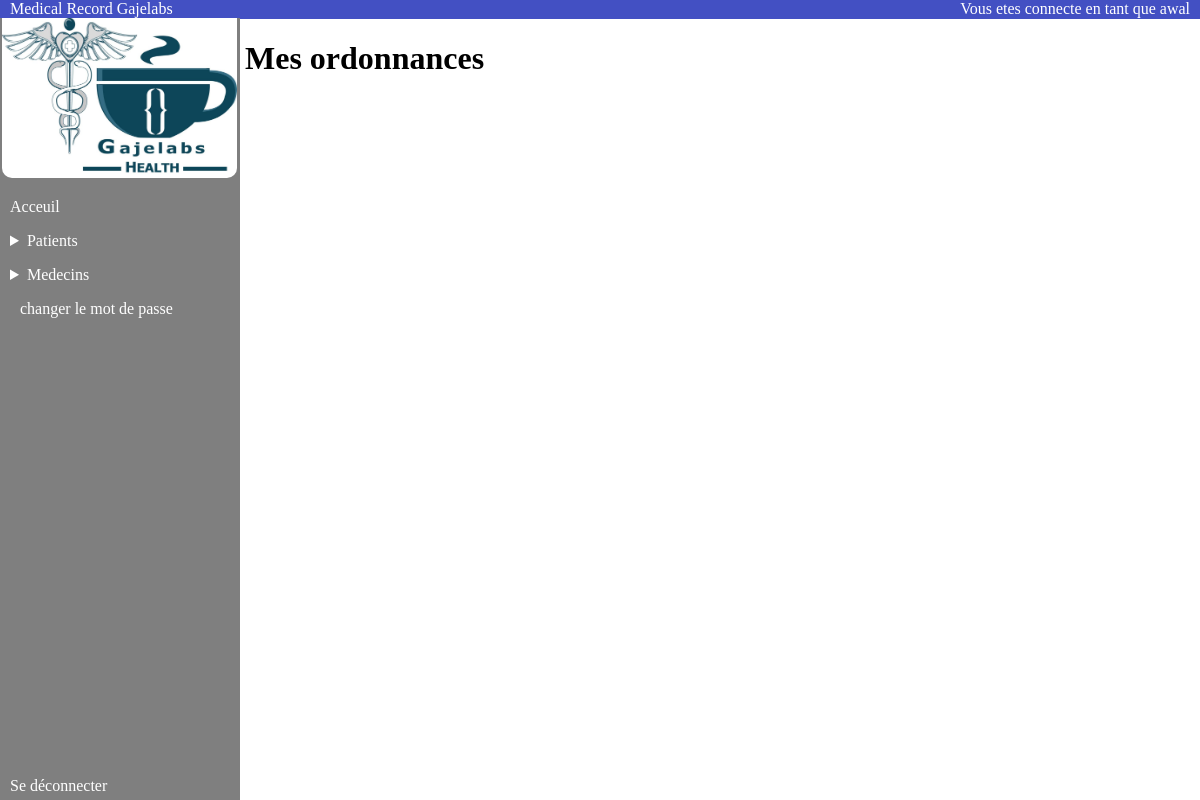
Before: /list_ordonnace/7/ (signed in) with the older database file.
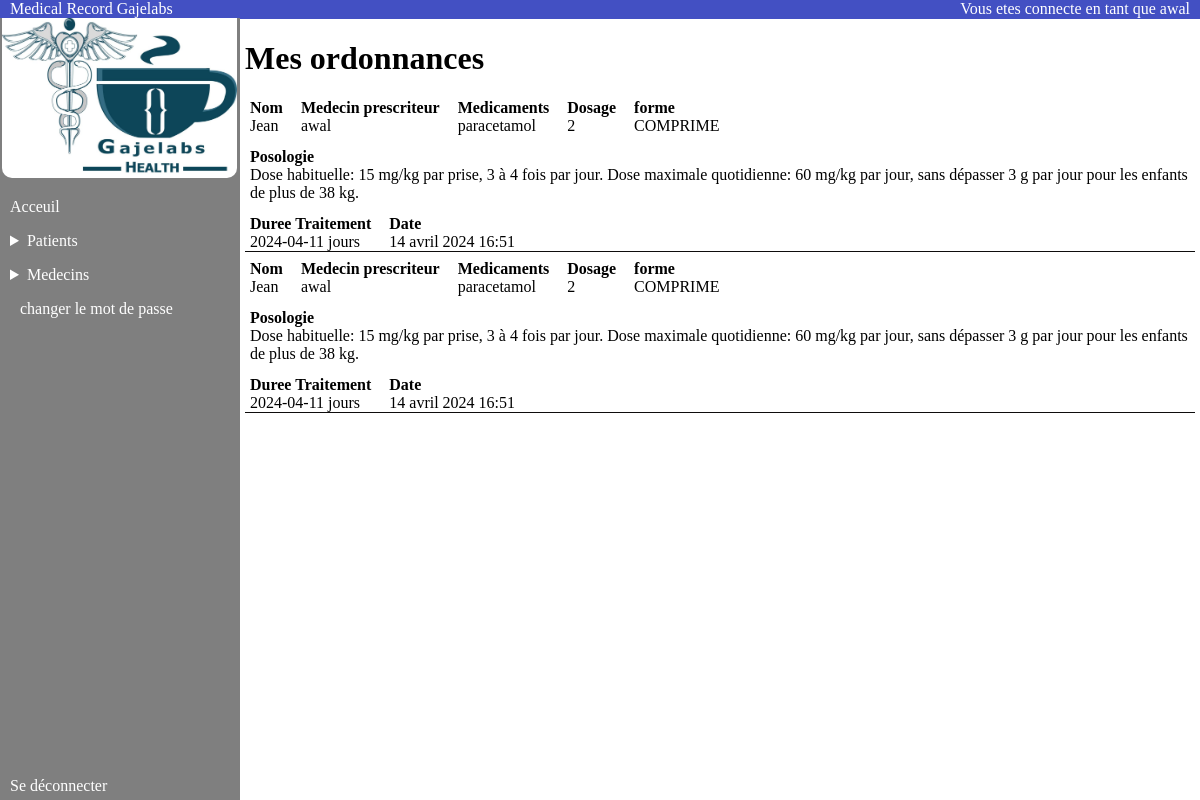
After: the same page with the newer database file.
### patient/models.py (models this page shows)
class Ordonnance(models.Model):
    patient = models.ForeignKey(User,null=True,on_delete=models.CASCADE,related_name ="patient_beneficaire")
    medecin = models.ForeignKey(settings.AUTH_USER_MODEL,on_delete=models.CASCADE,related_name="medecin_prescripteur")
    medicament_prescrits = models.ForeignKey(Medicament,null=True,on_delete=models.CASCADE,max_length=1000, verbose_name='medicaments prescrits')
    date_prescription = models.DateTimeField(auto_now_add=True,verbose_name="Date prescription")

class Medicament(models.Model):
    COMPRIME = 'COMPRIME'
    GELULES = 'GELULES'
    SIROP = 'SIROP'
    AUTRES = 'AUTRES'
    forme_medoc = ((COMPRIME,'comprimés'),(GELULES,'gélules'),(SIROP,'sirop'),(AUTRES,'autres'))
    nom_medicament = models.CharField(null=True,max_length=100,verbose_name="nom du medicament")
    Dosage = models.IntegerField(null=True)
    forme_pharmaceutique = models.CharField(max_length=100,null=True,choices=forme_medoc)
    Posologie = models.CharField(max_length=1000,null=True)
    dure_traitement = models.IntegerField(verbose_name="Duree du traitement en jours")

### authentication/models.py (models this page shows, shortened)
class User(AbstractUser):
    PATIENT = 'PATIENT'
    MEDECIN = 'MEDECIN'
    MASCULIN = 'M'
    FEMININ = 'F'
    ROLE_CHOICES_ONE = (
        (PATIENT,'patient'),
        (MEDECIN,'medecin'),
    )
    ROLE_CHOICES_TWO = (
        (MASCULIN,'M'),
        (FEMININ,'F'),
    )
    profile_photo = models.ImageField(verbose_name='photo de profil')
    role = models.CharField(max_length=30, choices=ROLE_CHOICES_ONE, verbose_name='rôle')
    date_naissance = models.DateField(null=True)
    sex = models.CharField(max_length=1,choices=ROLE_CHOICES_TWO,verbose_name='sexe')
    telephone = models.IntegerField(null=True)

### patient/views.py (the view)
# urls.py: path('list_ordonnace/<int:id>/',patient.views.list_ordonnances,name='list_ordonnance'),
@login_required
def list_ordonnances(request,id):
    patient = User.objects.get(id=id)
    ordonnances = Ordonnance.objects.filter(patient=patient)
    return render(request,'patient/ordonnance_list.html',{"ordonnances":ordonnances})

### patient/templates/patient/ordonnance_list.html
{% extends 'base.html' %}
{% block content %}
<p class="headPage"><span>Vous etes connecte en tant que {{user.username}}</span></p>
<h1 class="DateRapport">Mes ordonnances</h1>
{% for ordonnance in ordonnances %}
<div class="listeRapport">
    <div class="elementRapport">
        <span class="label">Nom</span><span>{{ ordonnance.patient.first_name }}</span>
    </div>
    <div class="elementRapport">
        <span class="label">Medecin prescriteur</span><span>{{ordonnance.medecin}}</span>
    </div class="elementRapport">
    <div class="elementRapport">
        <span class="label">Medicaments</span><span>{{ordonnance.medicament_prescrits.nom_medicament}}</span>
    </div>
    <div class="elementRapport">
        <span class="label">Dosage</span><span>{{ordonnance.medicament_prescrits.Dosage}}</span>
    </div>
    <div class="elementRapport">
        <span class="label">forme</span><span>{{ordonnance.medicament_prescrits.forme_pharmaceutique}}</span>
    </div>
    <div class="elementRapport">
        <span class="label" id="Posologie">Posologie</span><span>{{ordonnance.medicament_prescrits.Posologie}}</span>
    </div>
    <div class="elementRapport">
        <span class="label">Duree Traitement</span><span>{{ordonnance.medicament_prescrits.dure_traitement}} jours</span>
    </div>
    <div class="elementRapport">
        <span class="label">Date</span><span> {{ ordonnance.date_prescription }}</span>
    </div>
</div>
<div class="DateRapport" style="border-top: 1px solid #0e0c0c;"></div>
{% endfor %}
</div>
{% endblock %}

Changed rows visible on the page:
added Ordonnance: patient.first_name "Jean", medecin "awal", medicament_prescrits.nom_medicament "paracetamol", medicament_prescrits.Dosage "2", medicament_prescrits.forme_pharmaceutique "COMPRIME", medicament_prescrits.Posologie "Dose habituelle: 15 mg/kg par prise, 3 à 4 fois par jour. Dose maximale quotidienne: 60 mg/kg par jour, sans dépasser 3 g par jour pour les enfants de plus de 38 kg.", medicament_prescrits.dure_traitement "2024-04-11", date_prescription "14 avril 2024 16:51"
added Ordonnance: patient.first_name "Jean", medecin "awal", medicament_prescrits.nom_medicament "paracetamol", medicament_prescrits.Dosage "2", medicament_prescrits.forme_pharmaceutique "COMPRIME", medicament_prescrits.Posologie "Dose habituelle: 15 mg/kg par prise, 3 à 4 fois par jour. Dose maximale quotidienne: 60 mg/kg par jour, sans dépasser 3 g par jour pour les enfants de plus de 38 kg.", medicament_prescrits.dure_traitement "2024-04-11", date_prescription "14 avril 2024 16:51"
